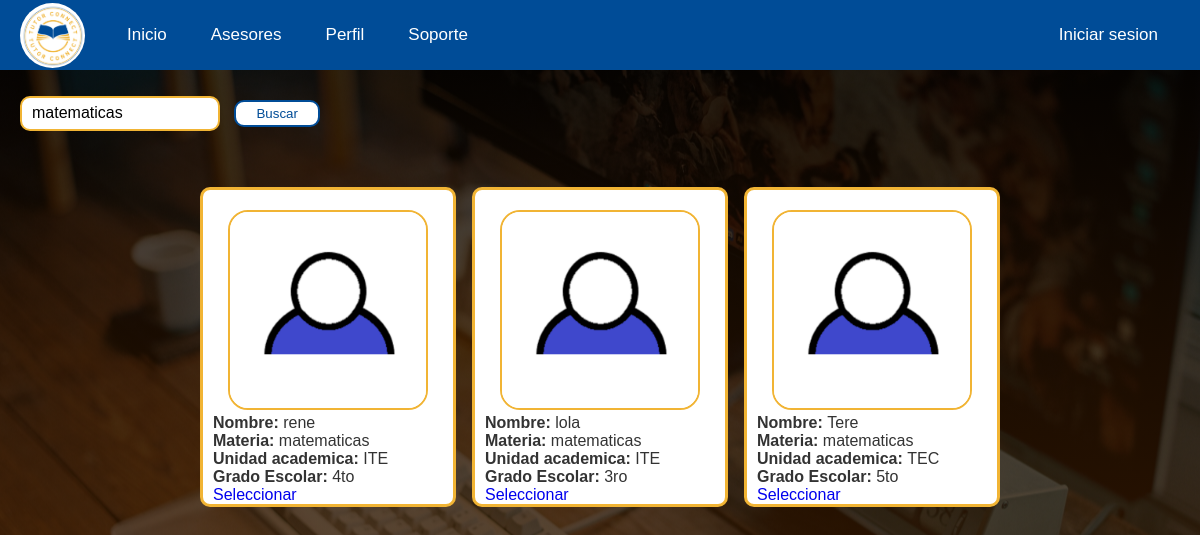
The page /assets/php/usuarios.php?filtro_materia=matematicas on the database its author committed.
### tables this page shows
CREATE TABLE `usuarios` (
  `Id` int(11) NOT NULL,
  `nombre` varchar(50) NOT NULL,
  `correo` varchar(30) NOT NULL,
  `institucion` varchar(50) NOT NULL,
  `grado` varchar(30) NOT NULL,
  `contrasena` varchar(30) NOT NULL,
  `tipo` varchar(10) NOT NULL,
  `materia` varchar(50) NOT NULL,
  `info` varchar(300) NOT NULL
);

### assets/php/usuarios.php (the view, shortened to what this page needs)
<!DOCTYPE html>
<html lang="en">
<head>
    <link rel="stylesheet" href="../css/estilos_navbar.css">
    <link rel="stylesheet" href="../css/estilos_usuarios.css">
</head>
<body>
    <?php include 'navbar.php'; ?>
    <?php
        include 'conexion_bd.php';
        $filtro_materia = isset($_GET['filtro_materia']) ? $_GET['filtro_materia'] : '';
        $query = "SELECT * FROM usuarios WHERE tipo = 'asesor' AND materia LIKE '%$filtro_materia%'";
        $lista = mysqli_query($conexion, $query);
    ?>
    <div class = "buscar">
        <input type="text" id="searchBar" placeholder="Buscar por materia..." value="<?php echo htmlspecialchars($filtro_materia); ?>">
        <button id="searchButton">Buscar</button>
    </div>
    <div class="contenedor_perfiles">
    <?php
        while ($registro = mysqli_fetch_array($lista))
        {
            echo "
                <div class='contenedor_perfil'>
                    <div class='contenedor_foto'>
                        <img src='/Tutor-Connect/assets/images/usuario.png' alt='foto_perfil'>
                    </div>
                    <div class='informacion'>
                        <p> <b> Nombre: </b> " . htmlspecialchars($registro['nombre']) . " </p>
                        <p> <b> Materia: </b> " . htmlspecialchars($registro['materia']) . " </p>
                        <p> <b> Unidad academica: </b> " . htmlspecialchars($registro['institucion']) . " </p>
                        <p> <b> Grado Escolar: </b> " . htmlspecialchars($registro['grado']) . "</p>
                        <a href='perfil_asesor.php?id=" . htmlspecialchars($registro['Id']) . "'>Seleccionar</a>
                    </div>
                </div>
            ";
        }
    ?>
    </div>
</body>
</html>

### assets/css/estilos_navbar.css (style rules this page uses)
* { margin: 0; padding: 0; box-sizing: border-box; text-decoration: none; font-family: Arial, sans-serif; }

### assets/css/estilos_usuarios.css (style rules this page uses)
* { margin: 0; padding: 0; box-sizing: border-box; text-decoration: none; font-family: sans-serif; }
body { background: linear-gradient(rgba(0, 0, 0, 0.8), rgba(73, 33, 0, 0.8)), url(/Tutor-Connect/ayuda/img/bg.jpg); background-size: cover; background-repeat: no-repeat; background-position: center; background-attachment: fixed; color: #ffffff; font-family: 'Roboto', sans-serif; }
.contenedor_perfiles { padding-top: 50px; margin: auto; width: 800px; display: flex; flex-wrap: wrap; justify-content: space-between; }
.contenedor_foto { margin-top: 20px; text-align: center; }
.contenedor_foto img { max-width: 200px; border-radius: 20px; border: 2px solid #F1B434; }
.contenedor_perfil { width: 32%; margin-bottom: 20px; box-sizing: border-box; border-radius: 10px; border: 3px solid #F1B434; background-color: rgb(255, 255, 255); color: #333; }
.informacion p, .informacion a { margin-bottom: auto; margin-left: 10px; }
.buscar { margin-top: 20px; margin-left: 20px; }
.buscar input { padding-left: 10px; width: 200px; height: 35px; border: 2px solid #F1B434; border-radius: 10px; background: #ffffff; font-size: 16px; outline: none; }
.buscar button { background-color: #ffffff; color: #004C97; padding: 4px 20px; border: 2px solid #004C97; border-radius: 10px; margin: 10px; transition: all 600ms; }

### rows shown on the page
usuarios: nombre "rene", materia "matematicas", institucion "ITE", grado "4to"
usuarios: nombre "lola", materia "matematicas", institucion "ITE", grado "3ro"
usuarios: nombre "Tere", materia "matematicas", institucion "TEC", grado "5to"
